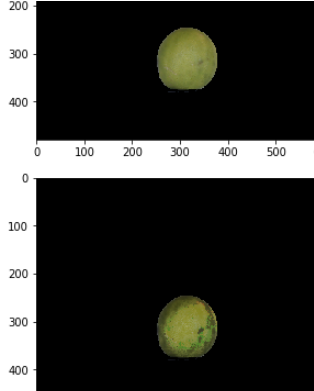
#> input picture classification/Lemon-disease.png, 314 x 391 px, given in place of img (13).png, which was not available; the run also reads 1 picture not shown here
$ jupyter execute --allow-errors 01Lemon_Diseases.ipynb   (shell and % lines are left out)   (text cells are left out)
#> lines starting #> are read from the running program, lines starting #| are printed output that depends on the picture; pictures that were not available may be replaced by others from this repository, and a replacement may not be noted
[cell 1]
# Install nightly package for some functionalities that aren't in alpha
#!pip install tensorflow-gpu==2.0.0-beta1

# Install TF Hub for TF2
#!pip install 'tensorflow-hub == 0.5'

[cell 2]
from __future__ import absolute_import, division, print_function, unicode_literals


import tensorflow as tf
#tf.logging.set_verbosity(tf.logging.ERROR)
#tf.enable_eager_execution()

import tensorflow_hub as hub
import os
from tensorflow.keras.layers import Dense, Flatten, Conv2D
from tensorflow.keras import Model
from tensorflow.keras.preprocessing.image import ImageDataGenerator
from tensorflow.keras.optimizers import Adam
from tensorflow.keras import layers
#from keras import optimizers

[cell 3]
# verify TensorFlow version

print("Version: ", tf.__version__)
print("Eager mode: ", tf.executing_eagerly())
#> (this line was passed over: tensorflow is not available in this run)
print("Hub version: ", hub.__version__)
print("GPU is", "available" if tf.test.is_gpu_available() else "NOT AVAILABLE")
#> (this line was passed over: tensorflow is not available in this run)

[cell 4]
os.mkdir('train/')
import shutil

location1='limon_manchado'
location2='limon_podrido'
location3='limon_sano'
destination1='train/limon_manchado'
destination2='train/limon_podrido'
destination3='train/limon_sano'

dest1=shutil.move(location1,destination1)
dest2=shutil.move(location2,destination2)
dest3=shutil.move(location3,destination3)

[cell 5]
import sys, os
from os.path import exists

data_dir = os.path.join('.')
train_dir = os.path.join(data_dir, 'train')
validation_dir = os.path.join(data_dir, 'validation')
trainfiles = os.listdir(os.path.join(data_dir, 'train'))
trainfiles

[cell 6]
import time
import os
from os.path import exists

def count(dir, counter=0):
    "returns number of files in dir and subdirs"
#> called with dir = './train', counter = 0
    for pack in os.walk(dir):
        for f in pack[2]:
            counter += 1
    return dir + " : " + str(counter) + "files"

[cell 7]
print('total images for training :', count(train_dir))
print('total images for validation :', count(validation_dir))

[cell 8]
import json
#from google.colab import files
#> (the rest of this cell did not finish here and is left out)

#> (a cell that did not finish here is left out)

[cell 10]
IMAGE_SHAPE = (224, 224)

BATCH_SIZE =  32#@param {type:"integer"}

#> (a cell that did not finish here is left out)

#> (a cell that did not finish here is left out)

[cell 13]
#Compile model specifying the optimizer learning rate

LEARNING_RATE = 0.001 #@param {type:"number"}
#0.001
#> (the rest of this cell did not finish here and is left out)

[cell 14]
EPOCHS=50 #@param {type:"integer"}
#10
#> (the rest of this cell did not finish here and is left out)

[cell 15]
# Visualize training history
from keras.models import Sequential
from keras.layers import Dense
import matplotlib.pyplot as plt
import numpy

#> (a cell that did not finish here is left out)

[cell 17]
# Import OpenCV
import cv2

# Utility
import itertools
import random
from collections import Counter
from glob import iglob
import skimage
from skimage import io


# [13 lines left out: functions load_image, predict, not called in this run]

[cell 18]
import numpy as np

#> (the rest of this cell did not finish here and is left out)

[cell 19]
import skimage
from skimage import io

img = skimage.io.imread(os.path.join(data_dir, "img (13).png"))
#> img is the input picture: shape (391, 314, 3); mean R, G, B 55.8, 56.1, 52.9
gray_img = cv2.cvtColor(img, cv2.COLOR_BGR2GRAY)
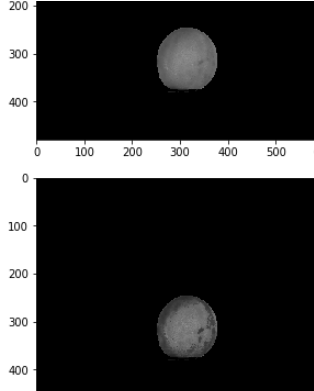
#> gray_img: shape (391, 314); min 0, max 255, mean 55.1
heatmap_img = cv2.applyColorMap(gray_img, cv2.COLORMAP_JET)
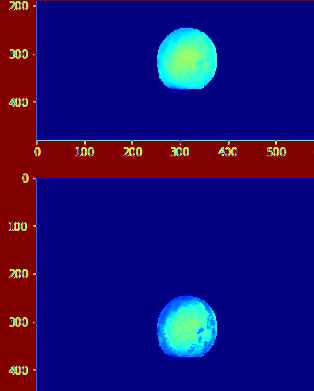
#> heatmap_img: shape (391, 314, 3); mean B, G, R 109, 14.5, 28.6
fin = cv2.addWeighted(heatmap_img, 0.7, img, 0.3, 0)
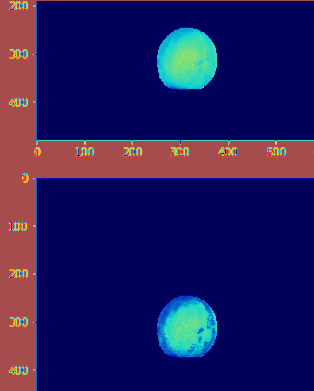
#> fin: shape (391, 314, 3); mean B, G, R 93.3, 26.9, 35.9
